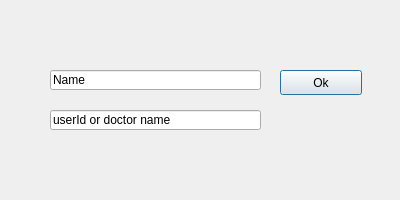
<?xml version="1.0" encoding="UTF-8"?>
<ui version="4.0">
 <class>Person</class>
 <widget class="QDialog" name="Person">
  <property name="geometry">
   <rect>
    <x>0</x>
    <y>0</y>
    <width>400</width>
    <height>200</height>
   </rect>
  </property>
  <property name="windowTitle">
   <string>Dialog</string>
  </property>
  <widget class="QPushButton" name="pushButton">
   <property name="geometry">
    <rect>
     <x>280</x>
     <y>70</y>
     <width>82</width>
     <height>25</height>
    </rect>
   </property>
   <property name="text">
    <string>Ok</string>
   </property>
  </widget>
  <widget class="QLineEdit" name="Name">
   <property name="geometry">
    <rect>
     <x>50</x>
     <y>70</y>
     <width>211</width>
     <height>20</height>
    </rect>
   </property>
   <property name="text">
    <string>Name</string>
   </property>
  </widget>
  <widget class="QLineEdit" name="psss_or_diag">
   <property name="geometry">
    <rect>
     <x>50</x>
     <y>110</y>
     <width>211</width>
     <height>20</height>
    </rect>
   </property>
   <property name="text">
    <string>userId or doctor name</string>
   </property>
  </widget>
 </widget>
 <resources/>
 <connections/>
</ui>
